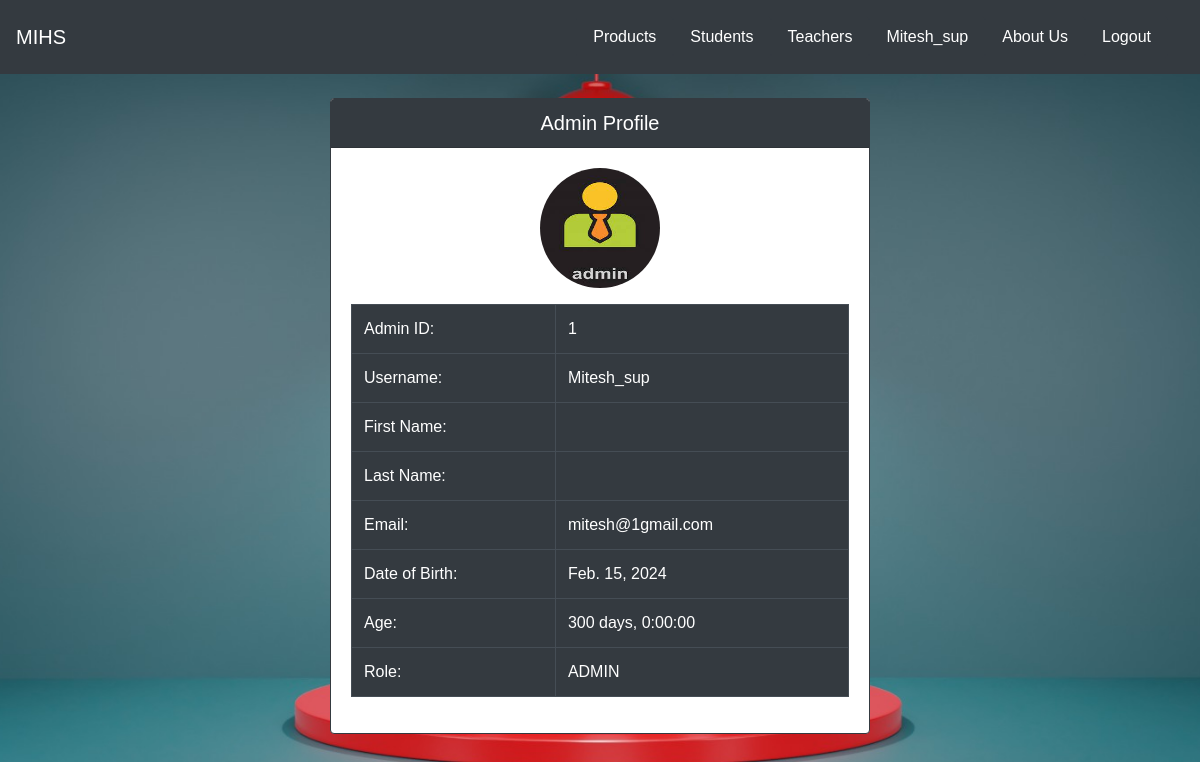
Page /users/adminprofile/1/ on the committed database.
### users/models.py (models this page shows, shortened)
class User(AbstractUser):
    class Role(models.TextChoices):
        ADMIN = "ADMIN", "Admin"
        STUDENT = "STUDENT", "Student"
        TEACHER = "TEACHER", "Teacher"
    base_role = Role.ADMIN
    role = models.CharField(max_length=50, choices=Role.choices)
    dob = models.DateField(("Date of Birth"), default=date.today)
    admin_image = models.ImageField(default='admin_default.jpg', upload_to='admin_pictures')
    @property
    def age(self):
        today = date.today()
        age =(today - self.dob)
        return age

### users/views.py (the view)
# urls.py: path('adminprofile/<int:pid>/', userviews.AdminProfileView, name='adminprofile'),
def AdminProfileView(request, pid):
    user = User.objects.get(id=pid)
    context ={
        'user':user,
        }
    return render(request, 'users/adminprofile.html', context)

### users/templates/users/adminprofile.html (shortened to what this page needs)
{% extends "schoolapp/base.html" %}
{% block body %}
<div class="container">
    <div class="row justify-content-center">
        <div class="col-md-6">
            <div class="card border-dark mt-4">
                <div class="card-header bg-dark text-white">
                    <h5 class="mb-0 text-center ">Admin Profile</h5>
                </div>
                <div class="card-body">
                    <div class="text-center mb-3">
                        <img src="{{ user.admin_image.url }}" class="rounded-circle" alt="Admin Image" style="width: 120px; height: 120px;">
                    </div>
                    <table class="table table-bordered table-dark">
                        <tr >
                            <td>Admin ID:</td>
                            <td>{{ user.id }}</td>
                        </tr>
                        <tr>
                            <td>Username:</td>
                            <td>{{ user.username }}</td>
                        </tr>
                        <tr>
                            <td>First Name:</td>
                            <td>{{ user.first_name }}</td>
                        </tr>
                        <tr>
                            <td>Last Name:</td>
                            <td>{{ user.last_name }}</td>
                        </tr>
                        <tr>
                            <td>Email:</td>
                            <td>{{ user.email }}</td>
                        </tr>
                        <tr>
                            <td>Date of Birth:</td>
                            <td>{{ user.dob }}</td>
                        </tr>
                        <tr>
                            <td>Age:</td>
                            <td>{{ user.age }}</td>
                        </tr>
                        <tr>
                            <td>Role:</td>
                            <td>{{ user.role }}</td>
                        </tr>
                    </table>
                </div>
            </div>
        </div>
    </div>
</div>
{% endblock %}

### schoolapp/templates/schoolapp/base.html (shortened to what this page needs)
    {% load static %}
    {% load widget_tweaks %}
    <!DOCTYPE html>
    <html lang="en">
    <head>
        <link rel="stylesheet" href="https://cdn.jsdelivr.net/npm/bootstrap@4.3.1/dist/css/bootstrap.min.css">
        <link rel="stylesheet" href=" {% static 'style.css' %} ">
        <link rel="stylesheet" href=" {% static 'owl.carousel.min.css' %} ">
        <link rel="stylesheet" href=" {% static 'owl.theme.default.css' %} ">
        <link rel="stylesheet" href=" {% static 'owl.carousel.min.js' %} ">
        <link rel="stylesheet" href=" {% static "owl.carousel.js" %}">
        <link rel="stylesheet" href="{% static 'js.js' %}">
    </head>
    <body>
        <nav class = "navbar navbar-dark bg-dark">
            <a href="{% url "schoolapp:index" %}" class = "navbar-brand">
                MIHS
            </a>
            <div class = 'navbar'>
                {% if user.is_authenticated %}
                    {% if user.is_superuser or user.role == 'ADMIN' %}
                        <a href="{% url "users:product" %}" class = 'nav-item nav-link btn btn-dark'>
                            Products
                        </a>
                        <a href="{% url "schoolapp:studentlist" %}" class = 'nav-item nav-link btn btn-dark'>
                            Students
                        </a>
                        <a href="{% url "schoolapp:teacherlist" %}" class = 'nav-item nav-link btn btn-dark'>
                            Teachers
                        </a>
                        <a href="{% url "users:adminprofile" user.id %}" class = 'nav-item nav-link btn btn-dark'>
                            {{ user.username }}
                        </a>
                    {% endif %}
                    <a href="{% url "schoolapp:about" %}" class = 'nav-item nav-link btn btn-dark'>
                        About Us
                    </a>
                    <a href="{% url "users:logout" %}" class = 'nav-item nav-link btn btn-dark'>
                        Logout
                    </a>
                {% endif %}
            </div>
        </nav>
        {% block body%}
        {% endblock %}
    </body>
    </html>

### rows in the picture
User: username "Mitesh_sup", admin_image (placeholder picture), id "1", email "mitesh@1gmail.com", dob "Feb. 15, 2024", age "300 days, 0:00:00", role "ADMIN"
